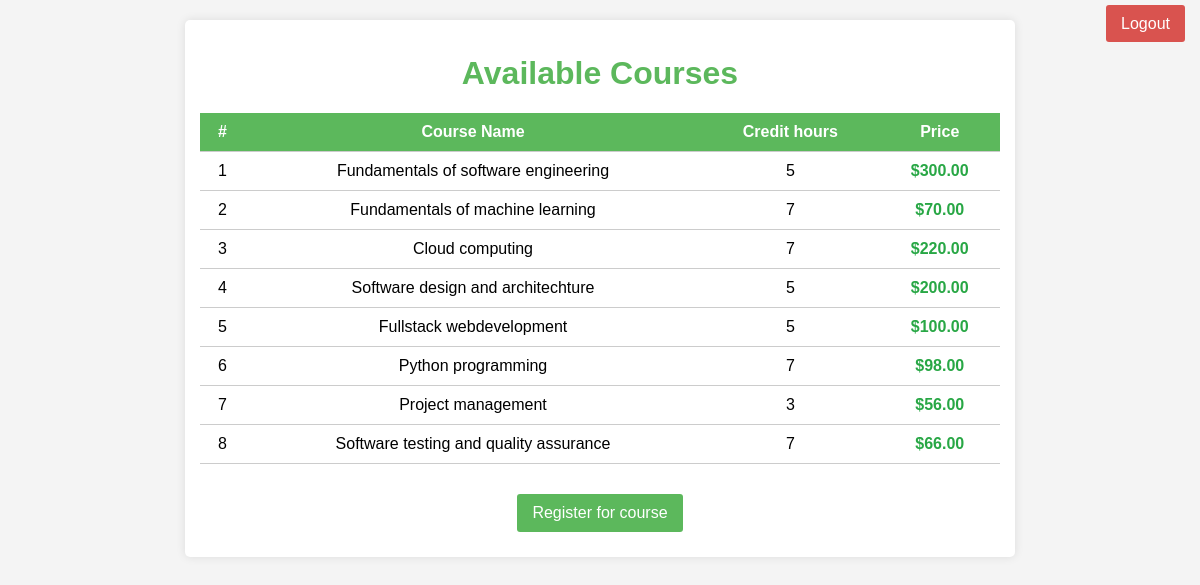
Screenshot of /courses/list/ with the database file from the repository.
### courses/models.py (models this page shows, shortened)
class Course(models.Model):
    name = models.CharField(max_length=100)
    description = models.TextField()
    credit_hour = models.IntegerField(default=0)
    price = models.DecimalField(max_digits=10, decimal_places=2, default=0.0)

### courses/views.py (the view)
# urls.py: path('list/', views.course_list, name='course_list'),
def course_list(request):
    courses = Course.objects.all()
    context = {
        'courses': courses,
        'is_admin': request.user.is_authenticated and request.user.is_admin,  # Check if the user is admin
    }
    return render(request, 'courses/course_list.html', context)

### courses/templates/courses/course_list.html (shortened to what this page needs)
<!DOCTYPE html>
<html lang="en">
<head>
</head>
<body>
    <div class="logout-link">
        <a href="{% url 'logout' %}">Logout</a>
    </div>
    <div class="container my-5 course-list">
        <h1 class="text-center">Available Courses</h1>
        <div class="table-responsive">
            <table>
                <thead>
                    <tr>
                        <th scope="col">#</th>
                        <th scope="col">Course Name</th>
                        <th scope="col">Credit hours</th>
                        <th scope="col">Price</th>
                    </tr>
                </thead>
                <tbody>
                    {% for course in courses %}
                    <tr>
                        <td>{{ forloop.counter }}</td>
                        <td class="fw-bold">{{ course.name }}</td>
                        <td>{{ course.credit_hour }}</td>
                        <td class="text-success">${{ course.price }}</td>
                    </tr>
                    {% endfor %}
                </tbody>
            </table>
        </div>
        <div class="action-links">
            <a href="{% url 'make_payment' %}">Register for course</a>
        </div>
    </div>
</body>
</html>

### courses/templates/courses/course_list.html (style rules this page uses)
body { font-family: Arial, sans-serif; background-color: #f4f4f4; margin: 0; padding: 0; }
h1 { text-align: center; margin-top: 20px; color: #5cb85c; }
.course-list { max-width: 800px; margin: 20px auto; padding: 15px; background: white; border-radius: 5px; box-shadow: 0 0 10px rgba(0, 0, 0, 0.1); }
.course-list table { width: 100%; border-collapse: collapse; }
.course-list th, .course-list td { padding: 10px; text-align: center; border-bottom: 1px solid #ccc; }
.course-list th { background-color: #5cb85c; color: white; }
.course-list .text-success { color: #28a745; font-weight: bold; }
.action-links { text-align: center; margin-top: 20px; }
.action-links a { display: inline-block; margin: 10px; padding: 10px 15px; background-color: #5cb85c; color: white; text-decoration: none; border-radius: 3px; transition: background-color 0.3s; }
.logout-link { position: absolute; top: 15px; right: 15px; }
.logout-link a { padding: 10px 15px; background-color: #d9534f; color: white; text-decoration: none; border-radius: 3px; transition: background-color 0.3s; }

### rows the page displays
Course: name "Fundamentals of software engineering", credit_hour "5", price "300.00"
Course: name "Fundamentals of machine learning", credit_hour "7", price "70.00"
Course: name "Cloud computing", credit_hour "7", price "220.00"
Course: name "Software design and architechture", credit_hour "5", price "200.00"
Course: name "Fullstack webdevelopment", credit_hour "5", price "100.00"
Course: name "Python programming", credit_hour "7", price "98.00"
Course: name "Project management", credit_hour "3", price "56.00"
Course: name "Software testing and quality assurance", credit_hour "7", price "66.00"
